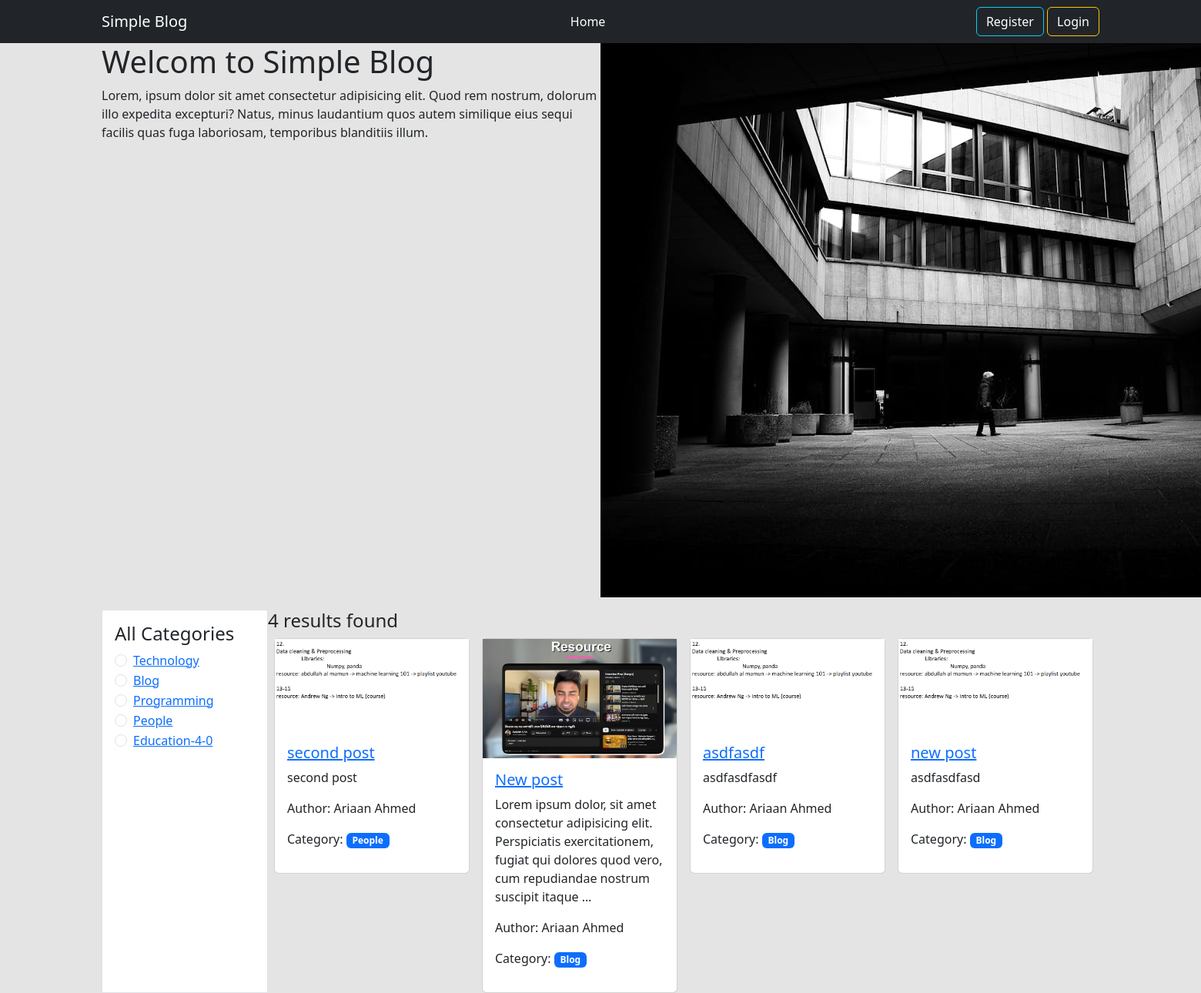
The page / on the database its author committed.
### categories/models.py (models this page shows, shortened)
class Category(models.Model):
    name = models.CharField(max_length=100)
    slug = models.SlugField(max_length=100, unique=True, null=True, blank=True)

### posts/models.py (models this page shows, shortened)
class Post(models.Model):
    title = models.CharField(max_length=50)
    content = models.TextField()
    category = models.ManyToManyField(Category)
    author = models.ForeignKey(User, on_delete=models.CASCADE)
    image = models.ImageField(upload_to='posts/media/uploads/', blank=True, null=True)

### blog_project/views.py (the view)
# urls.py: path('', views.home, name='homepage'),
def home(request, category_slug=None):
    data = Post.objects.all()
    if category_slug is not None:
        category = Category.objects.get(slug = category_slug)
        data = Post.objects.filter(category = category)
    categories = Category.objects.all()
    return render(request, "home.html", {"data": data, "category": categories})

### templates/home.html
{% extends 'base.html' %}
{% load static %}
{% block content %}
  <div class="d-flex flex-wrap container">
    <div class="col-6">
      <h1>Welcom to Simple Blog</h1>
      <p>Lorem, ipsum dolor sit amet consectetur adipisicing elit. Quod rem nostrum, dolorum illo expedita excepturi? Natus, minus laudantium quos autem similique eius sequi facilis quas fuga laboriosam, temporibus blanditiis illum.</p>
    </div>
    <div class="col-6">
      <img src="{% static 'img/bg-img.jpg' %}" alt="" />
    </div>
  </div>
  <div class="d-flex flex-wrap container pt-3">
    <div class="col-2 border p-3 bg-white">
      <h4>All Categories</h4>
      {% for cate in category %}
        <div class="form-check">
          <input class="form-check-input" type="radio" name="flexRadioDefault" id="{{ cate.id }}" />
          <label class="form-check-label" for="{{ cate.id }}"><a href="{% url 'category_wise_post' cate.slug %} ">{{ cate.name }}</a></label>
        </div>
      {% endfor %}
    </div>
    <div class="col-10">
      <h4>{{ data|length }} results found</h4>
      <div class="d-flex flex-wrap">
        {% for post in data %}
          <div class="col-sm-3 mb-3 mb-sm-0">
            <div class="card mx-2">
              <img src="{{ post.image.url }}" alt="" />
              <div class="card-body">
                <h5 class="card-title">
                  <a href="{% url 'details_post' post.id %}">{{ post.title }}</a>
                </h5>
                <p class="card-text">{{ post.content|truncatewords:20 }}</p>
                <p>Author: {{ post.author.first_name }} {{ post.author.last_name }}</p>
                <p>
                  Category:{% for cat in post.category.all %}
                    <span class="badge text-bg-primary text-white">{{ cat.name }}</span>
                  {% endfor %}
                </p>
              </div>
            </div>
          </div>
        {% endfor %}
      </div>
    </div>
  </div>
{% endblock %}

### templates/base.html (shortened to what this page needs)
{% load static %}
<!DOCTYPE html>
<html lang="en">
<head>
  <link rel="stylesheet" href="{% static 'bootstrap-5.3.3-dist/css/bootstrap.min.css' %}" />
</head>
<body style="background-color: #e4e4e4;">
  <nav class="navbar navbar-expand-lg navbar-dark bg-dark">
    <div class="container">
      <a class="navbar-brand" href="/">Simple Blog</a>
      <div class="collapse navbar-collapse" id="navbarSupportedContent">
        <ul class="navbar-nav mx-auto mb-2 mb-lg-0">
          <li class="nav-item">
            <a class="nav-link active" href="{% url 'homepage' %}">Home</a>
          </li>
        </ul>
        <div>
          {% if request.user.is_authenticated %}
          <button class="btn btn-outline-info text-white">
            <a class="nav-link" href="{% url 'profile' %}">Profile</a>
          </button>
          <button class="btn btn-outline-info text-white">
            <a class="nav-link" href="{% url 'logout' %}">Logout</a>
          </button>
          {% else %}
          <button class="btn btn-outline-info text-white">
            <a class="nav-link" href="{% url 'register' %}">Register</a>
          </button>
          <button class="btn btn-outline-warning text-white">
            <a class="nav-link" href="{% url 'login' %}">Login</a>
          </button>
          {% endif %}
        </div>
      </div>
    </div>
  </nav>
  {% block content %}
  {% endblock %}
</body>
</html>

### rows shown on the page
Category: name "Technology"
Category: name "Blog"
Category: name "Programming"
Category: name "People"
Category: name "Education-4-0"
Post: image (picture), title "second post", content "second post", author.first_name "Ariaan", author.last_name "Ahmed"
Post: image (picture), title "New post", content "Lorem ipsum dolor, sit amet consectetur adipisicing elit. Perspiciatis exercitationem, fugiat qui dolores quod vero, cum repudiandae nostrum suscipit itaque …", author.first_name "Ariaan", author.last_name "Ahmed"
Post: image (picture), title "asdfasdf", content "asdfasdfasdf", author.first_name "Ariaan", author.last_name "Ahmed"
Post: image (picture), title "new post", content "asdfasdfasd", author.first_name "Ariaan", author.last_name "Ahmed"

### other values the page prints
{{ data|length }} "4"
